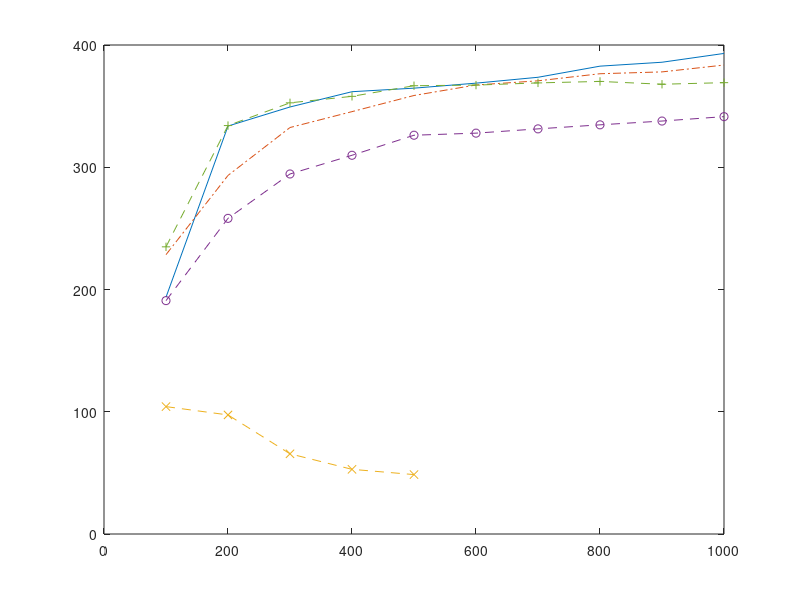

Source code (MATLAB): (Note: this script raises an error after producing the figure.)
% number of repeats:5

figure

% enter mfirst, mlast, minc:100 1000 100
% enter n: (-1 means n = m)-1
% we will take m=n in these experiments
% enter nb_alg:40
% enter variant: (1 == variant 1, 2 == variant 2)2
% Performance in MFLOPS/sec (1e6 flops per second)

%  m    n  nb    REF FLAME   diff      unb      diff    blk     diff   rec    diff
% ==================================================================================
variant2 = [
 100  100  40  193.7  228.5  7.8e-16  104.2  1.0e-15  190.9  7.8e-16  234.9  7.8e-16
 200  200  40  333.7  293.3  8.9e-16   97.4  1.8e-15  258.2  6.7e-16  334.1  8.9e-16
 300  300  40  349.3  332.5  1.0e-15   65.6  3.2e-15  294.5  7.8e-16  352.7  1.1e-15
 400  400  40  361.8  345.5  8.9e-16   52.9  3.0e-15  309.8  8.9e-16  358.0  8.9e-16
 500  500  40  364.7  358.7  8.9e-16   48.6  2.7e-15  326.2  8.9e-16  366.7  7.8e-16
 600  600  40  368.8  367.3  7.8e-16    0.0  0.0e+00  327.9  1.4e-15  367.2  1.0e-15
 700  700  40  373.6  370.7  1.3e-15    0.0  0.0e+00  331.4  1.1e-15  369.0  1.2e-15
 800  800  40  382.7  376.5  1.0e-15    0.0  0.0e+00  334.7  8.9e-16  370.2  8.9e-16
 900  900  40  385.9  378.0  1.2e-15    0.0  0.0e+00  337.8  1.1e-15  367.9  1.1e-15
1000 1000  40  393.1  383.6  8.9e-16    0.0  0.0e+00  341.4  7.2e-16  369.2  6.7e-16
]
plot( variant2( :, 1 ), variant2( :, 4 ), '-', ... 
      variant2( :, 1 ), variant2( :, 5 ), '-.', ... 
      variant2( 1:5, 1 ), variant2( 1:5, 7 ), '--x', ... 
      variant2( :, 1 ), variant2( :, 9 ), '--o', ... 
      variant2( :, 1 ), variant2( :, 11 ), '--+' )
legend( 'Reference', 'FLAME', 'Unblocked', 'Blocked', 'Recursive', 1 )
axis( [0, 1000, 0, 650 ] )
grid on
title( 'B <- B U^-T (variant 2) nb = 40' )
xlabel( 'm = n' )
ylabel( 'MFLOPS/sec.' )
print -depsc2 trsm_rut_variant2_40.eps
